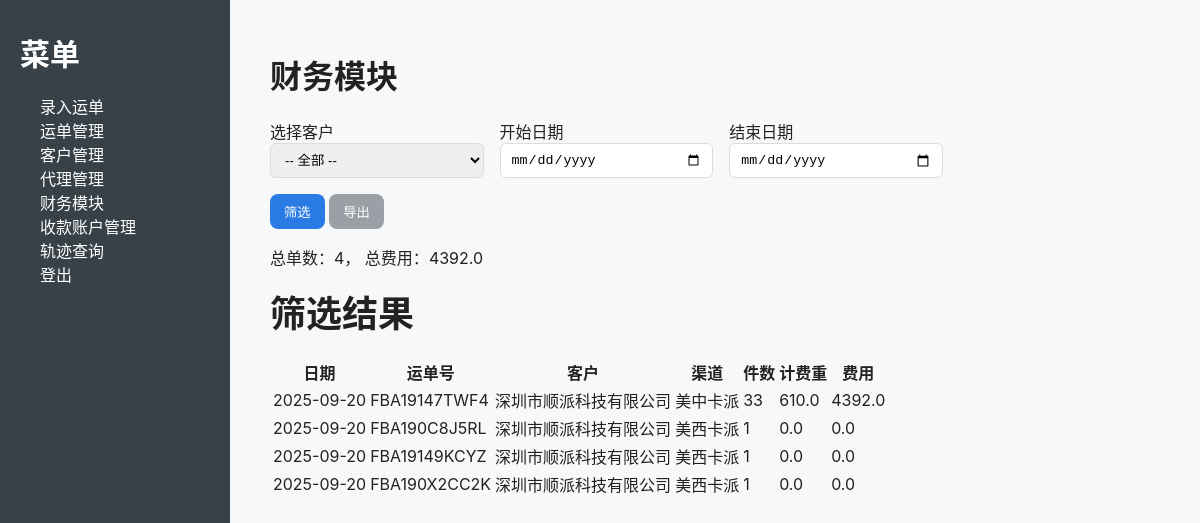
The app's page /finance (signed in), older data.
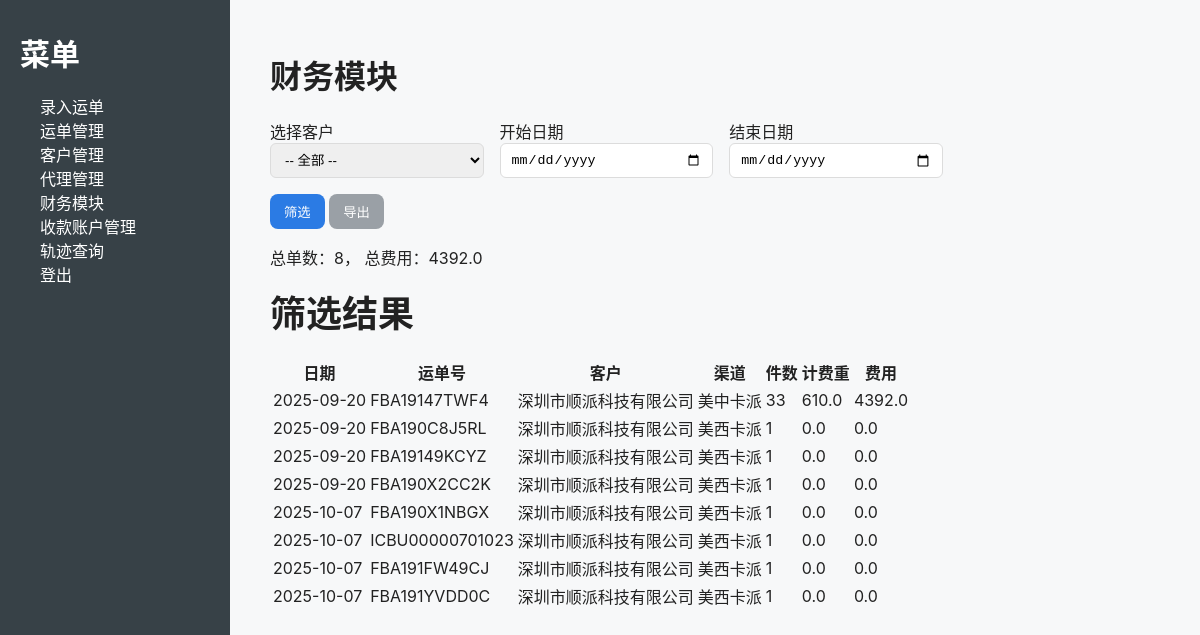
The same page, newer data.
### models.py (models this page shows)
class TimestampMixin:
    created_at = db.Column(db.DateTime, default=datetime.utcnow)
    updated_at = db.Column(db.DateTime, default=datetime.utcnow, onupdate=datetime.utcnow)

class Shipment(db.Model, TimestampMixin):
    __tablename__ = "shipment"
    id = db.Column(db.Integer, primary_key=True)
    tracking_number = db.Column(db.String(50), nullable=False)  # 客户单号
    shipment_id = db.Column(db.String(50))  # NextSLS 系统单号，替换 agent_tracking_number
    third_party_tracking_number = db.Column(db.String(50))  # 第三方快递单号（用于17track）
    customer_id = db.Column(db.Integer, db.ForeignKey("customer.id"))
    agent_id = db.Column(db.Integer, db.ForeignKey("carrier_agent.id"))
    carrier_id = db.Column(db.String(50))  # 环境货代 id（如 rtb56）
    origin = db.Column(db.String(100))
    destination = db.Column(db.String(100))
    channel = db.Column(db.String(200))     # 运输渠道（快递/空运/海运/铁路…）
    product_type = db.Column(db.String(200))
    pieces = db.Column(db.Integer, default=1)
    weight = db.Column(db.Float, default=0.0)
    unit_price = db.Column(db.Float, default=0.0)
    fee = db.Column(db.Float, default=0.0)              # 合计（自动计算或手填）
    surcharge_extra = db.Column(db.Float, default=0.0)  # 附加费（选填）
    operation_fee = db.Column(db.Float, default=0.0)    # 操作费（选填）
    high_value_fee = db.Column(db.Float, default=0.0)   # 超值费（选填）
    status = db.Column(db.String(50), default="已创建")
    note = db.Column(db.Text)

class Customer(db.Model, TimestampMixin):
    __tablename__ = "customer"
    id = db.Column(db.Integer, primary_key=True)
    name = db.Column(db.String(100), nullable=False, unique=True)
    email = db.Column(db.String(120), unique=True)
    phone = db.Column(db.String(50))
    bank_info = db.Column(db.Text)
    shipments = db.relationship("Shipment", backref="customer", lazy=True)

### views.py (the view, shortened to what this page needs)
@views.route("/finance", methods=["GET", "POST"])
@login_required
def finance():
    customers = Customer.query.all()
    accounts = BankAccount.query.all()
    selected_customer_id = request.form.get("customer_id")
    date_from = request.form.get("date_from")
    date_to = request.form.get("date_to")
    query = Shipment.query
    if selected_customer_id:
        query = query.filter_by(customer_id=selected_customer_id)
    if date_from:
        query = query.filter(Shipment.created_at >= date_from)
    if date_to:
        query = query.filter(Shipment.created_at <= date_to)
    shipments = query.all()
    total_fees = sum([s.fee for s in shipments])
    total_shipments = len(shipments)
    return render_template("finance.html",
                           customers=customers,
                           accounts=accounts,
                           shipments=shipments,
                           total_shipments=total_shipments,
                           total_fees=total_fees,
                           selected_customer_id=selected_customer_id,
                           date_from=date_from,
                           date_to=date_to)

### app.py (called while the page is built)
@login_manager.user_loader
def load_user(user_id):
    try:
        return User.query.get(int(user_id))
    except Exception:
        return None

### templates/finance.html (shortened to what this page needs)
{% extends "base.html" %}
{% block content %}
<h1>财务模块</h1>
<form method="post" action="{{ url_for('views.finance') }}" class="row g-3 mb-3">
  <div class="col-md-3">
    <label>选择客户</label>
    <select name="customer_id" class="form-select">
      <option value="">-- 全部 --</option>
    </select>
  </div>
  <div class="col-md-3">
    <label>开始日期</label>
    <input type="date" name="date_from" value="{{ date_from or '' }}" class="form-control">
  </div>
  <div class="col-md-3">
    <label>结束日期</label>
    <input type="date" name="date_to" value="{{ date_to or '' }}" class="form-control">
  </div>
  <div class="col-md-3 align-self-end">
    <button type="submit" class="btn btn-primary">筛选</button>
    <button type="submit" name="export" value="1" class="btn btn-secondary">导出</button>
  </div>
</form>
<p>总单数：{{ total_shipments }}， 总费用：{{ total_fees }}</p>
{% if shipments %}
<h2>筛选结果</h2>
<table class="table">
<thead><tr><th>日期</th><th>运单号</th><th>客户</th><th>渠道</th><th>件数</th><th>计费重</th><th>费用</th></tr></thead>
<tbody>
  {% for s in shipments %}
  <tr>
    <td>{{ s.created_at.strftime('%Y-%m-%d') if s.created_at else '' }}</td>
    <td>{{ s.tracking_number }}</td>
    <td>{{ s.customer.name if s.customer else '' }}</td>
    <td>{{ s.channel }}</td>
    <td>{{ s.pieces }}</td>
    <td>{{ s.weight }}</td>
    <td>{{ s.fee }}</td>
  </tr>
  {% endfor %}
</tbody>
</table>
{% endif %}
{% endblock %}

Row changes from the older to the newer data that the page shows:
added Shipment: created_at "2025-10-07", tracking_number "FBA190X1NBGX", customer "深圳市顺派科技有限公司", channel "美西卡派", pieces "1", weight "0.0", fee "0.0"
added Shipment: created_at "2025-10-07", tracking_number "ICBU00000701023", customer "深圳市顺派科技有限公司", channel "美西卡派", pieces "1", weight "0.0", fee "0.0"
added Shipment: created_at "2025-10-07", tracking_number "FBA191FW49CJ", customer "深圳市顺派科技有限公司", channel "美西卡派", pieces "1", weight "0.0", fee "0.0"
added Shipment: created_at "2025-10-07", tracking_number "FBA191YVDD0C", customer "深圳市顺派科技有限公司", channel "美西卡派", pieces "1", weight "0.0", fee "0.0"
Text that changed along with them:
{{ total_shipments }}: "4" → "8"
